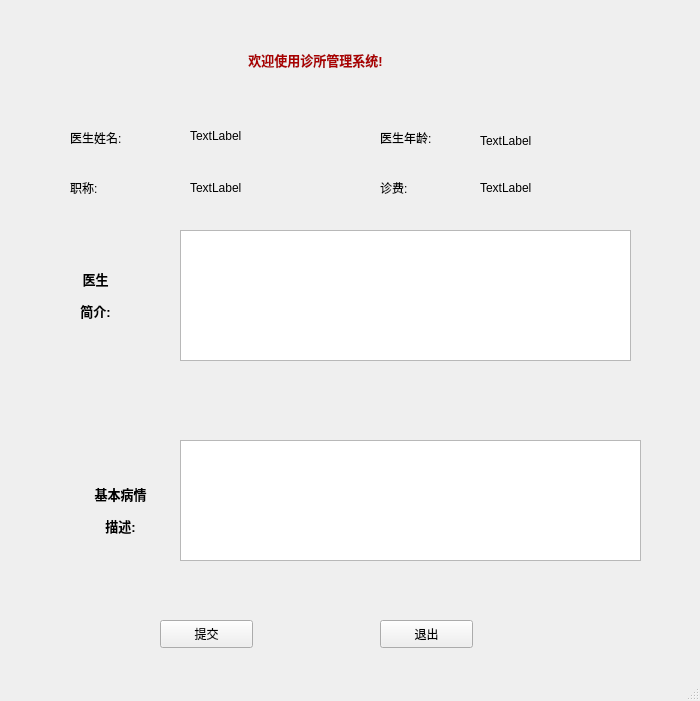
<?xml version="1.0" encoding="UTF-8"?>
<ui version="4.0">
 <class>Reservation</class>
 <widget class="QMainWindow" name="Reservation">
  <property name="geometry">
   <rect>
    <x>0</x>
    <y>0</y>
    <width>700</width>
    <height>701</height>
   </rect>
  </property>
  <property name="windowTitle">
   <string>诊所管理系统</string>
  </property>
  <widget class="QWidget" name="centralwidget">
   <widget class="QTextBrowser" name="textBrowser">
    <property name="geometry">
     <rect>
      <x>180</x>
      <y>230</y>
      <width>451</width>
      <height>131</height>
     </rect>
    </property>
   </widget>
   <widget class="QLabel" name="label_3">
    <property name="geometry">
     <rect>
      <x>40</x>
      <y>260</y>
      <width>111</width>
      <height>71</height>
     </rect>
    </property>
    <property name="text">
     <string>&lt;!DOCTYPE HTML PUBLIC &quot;-//W3C//DTD HTML 4.0//EN&quot; &quot;http://www.w3.org/TR/REC-html40/strict.dtd&quot;&gt;
&lt;html&gt;&lt;head&gt;&lt;meta name=&quot;qrichtext&quot; content=&quot;1&quot; /&gt;&lt;style type=&quot;text/css&quot;&gt;
p, li { white-space: pre-wrap; }
&lt;/style&gt;&lt;/head&gt;&lt;body style=&quot; font-family:'SimSun'; font-size:9pt; font-weight:400; font-style:normal;&quot;&gt;
&lt;p align=&quot;center&quot; style=&quot; margin-top:12px; margin-bottom:12px; margin-left:0px; margin-right:0px; -qt-block-indent:0; text-indent:0px;&quot;&gt;&lt;span style=&quot; font-size:10pt; font-weight:600;&quot;&gt;医生&lt;/span&gt;&lt;/p&gt;
&lt;p align=&quot;center&quot; style=&quot; margin-top:12px; margin-bottom:12px; margin-left:0px; margin-right:0px; -qt-block-indent:0; text-indent:0px;&quot;&gt;&lt;span style=&quot; font-size:10pt; font-weight:600;&quot;&gt;简介:&lt;/span&gt;&lt;/p&gt;&lt;/body&gt;&lt;/html&gt;</string>
    </property>
   </widget>
   <widget class="QLabel" name="label_4">
    <property name="geometry">
     <rect>
      <x>80</x>
      <y>480</y>
      <width>81</width>
      <height>61</height>
     </rect>
    </property>
    <property name="text">
     <string>&lt;html&gt;&lt;head/&gt;&lt;body&gt;&lt;p align=&quot;center&quot;&gt;&lt;span style=&quot; font-size:10pt; font-weight:600;&quot;&gt;基本病情&lt;/span&gt;&lt;/p&gt;&lt;p align=&quot;center&quot;&gt;&lt;span style=&quot; font-size:10pt; font-weight:600;&quot;&gt;描述:&lt;/span&gt;&lt;/p&gt;&lt;/body&gt;&lt;/html&gt;</string>
    </property>
   </widget>
   <widget class="QTextEdit" name="textEdit">
    <property name="geometry">
     <rect>
      <x>180</x>
      <y>440</y>
      <width>461</width>
      <height>121</height>
     </rect>
    </property>
   </widget>
   <widget class="QPushButton" name="pushButton_2">
    <property name="geometry">
     <rect>
      <x>160</x>
      <y>620</y>
      <width>93</width>
      <height>28</height>
     </rect>
    </property>
    <property name="text">
     <string>提交</string>
    </property>
   </widget>
   <widget class="QLabel" name="label_2">
    <property name="geometry">
     <rect>
      <x>70</x>
      <y>130</y>
      <width>72</width>
      <height>15</height>
     </rect>
    </property>
    <property name="text">
     <string>医生姓名:</string>
    </property>
   </widget>
   <widget class="QLabel" name="label_5">
    <property name="geometry">
     <rect>
      <x>190</x>
      <y>120</y>
      <width>81</width>
      <height>31</height>
     </rect>
    </property>
    <property name="text">
     <string>TextLabel</string>
    </property>
   </widget>
   <widget class="QLabel" name="label_6">
    <property name="geometry">
     <rect>
      <x>380</x>
      <y>130</y>
      <width>72</width>
      <height>15</height>
     </rect>
    </property>
    <property name="text">
     <string>医生年龄:</string>
    </property>
   </widget>
   <widget class="QLabel" name="label_7">
    <property name="geometry">
     <rect>
      <x>480</x>
      <y>130</y>
      <width>111</width>
      <height>21</height>
     </rect>
    </property>
    <property name="text">
     <string>TextLabel</string>
    </property>
   </widget>
   <widget class="QLabel" name="label_8">
    <property name="geometry">
     <rect>
      <x>70</x>
      <y>180</y>
      <width>72</width>
      <height>15</height>
     </rect>
    </property>
    <property name="text">
     <string>职称:</string>
    </property>
   </widget>
   <widget class="QLabel" name="label_9">
    <property name="geometry">
     <rect>
      <x>190</x>
      <y>180</y>
      <width>72</width>
      <height>15</height>
     </rect>
    </property>
    <property name="text">
     <string>TextLabel</string>
    </property>
   </widget>
   <widget class="QLabel" name="label_10">
    <property name="geometry">
     <rect>
      <x>380</x>
      <y>180</y>
      <width>72</width>
      <height>15</height>
     </rect>
    </property>
    <property name="text">
     <string>诊费:</string>
    </property>
   </widget>
   <widget class="QLabel" name="label_11">
    <property name="geometry">
     <rect>
      <x>480</x>
      <y>180</y>
      <width>72</width>
      <height>15</height>
     </rect>
    </property>
    <property name="text">
     <string>TextLabel</string>
    </property>
   </widget>
   <widget class="QPushButton" name="pushButton">
    <property name="geometry">
     <rect>
      <x>380</x>
      <y>620</y>
      <width>93</width>
      <height>28</height>
     </rect>
    </property>
    <property name="text">
     <string>退出</string>
    </property>
   </widget>
   <widget class="QLabel" name="label">
    <property name="geometry">
     <rect>
      <x>210</x>
      <y>40</y>
      <width>211</width>
      <height>41</height>
     </rect>
    </property>
    <property name="text">
     <string>&lt;html&gt;&lt;head/&gt;&lt;body&gt;&lt;p align=&quot;center&quot;&gt;&lt;span style=&quot; font-size:10pt; font-weight:600; color:#aa0000;&quot;&gt;欢迎使用诊所管理系统!&lt;/span&gt;&lt;/p&gt;&lt;/body&gt;&lt;/html&gt;</string>
    </property>
   </widget>
  </widget>
  <widget class="QStatusBar" name="statusbar"/>
 </widget>
 <resources/>
 <connections/>
</ui>
